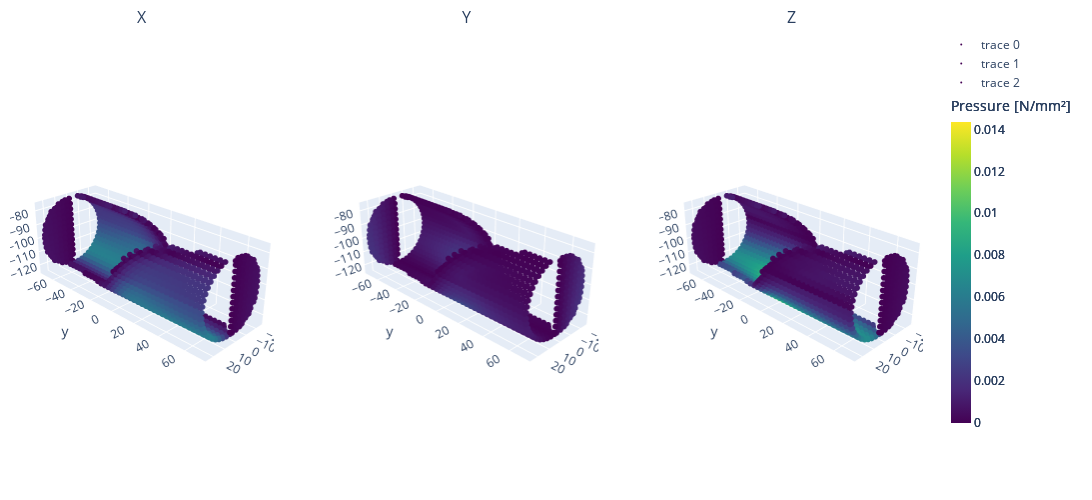

The notebook cell saved with this chart:
### Markdown cell above
## Force Scatter XYZ

### Code cell
# Calculate global color scale limits based on the maximum absolute pressure value
max_abs_pressure = np.max(np.abs(pressures))

fig = make_subplots(
    rows=1,
    cols=3,
    subplot_titles=("X", "Y", "Z"),
    specs=[[{"type": "scatter3d"}, {"type": "scatter3d"}, {"type": "scatter3d"}]],
)

for i in range(3):
    scatter = go.Scatter3d(
        x=point_list[:, 0],
        y=point_list[:, 1],
        z=point_list[:, 2],
        mode="markers",
        marker=dict(
            size=2,
            color=np.abs(pressures[:, i]),  # Set color equal to a variable
            colorscale=colormap,  # Choose a colormap
            cmin=0,  # Set consistent color scale limits
            cmax=max_abs_pressure,  # Set consistent color scale limits
            colorbar=dict(
                title="Pressure [N/mm²]",
                len=0.75,
                thickness=20,
            ),
            opacity=1,
        ),
    )
    fig.add_trace(scatter, row=1, col=i + 1)

fig.update_layout(
    width=1200,  # Adjusted for 3 plots
    height=500,
    margin=dict(l=10, r=10, t=30, b=10),
    scene1=dict(
        aspectmode="data",
        aspectratio=dict(x=1, y=1, z=1),
        camera=dict(eye=dict(x=3, y=3, z=2)),
    ),
    scene2=dict(
        aspectmode="data",
        aspectratio=dict(x=1, y=1, z=1),
        camera=dict(eye=dict(x=3, y=3, z=2)),
    ),
    scene3=dict(
        aspectmode="data",
        aspectratio=dict(x=1, y=1, z=1),
        camera=dict(eye=dict(x=3, y=3, z=2)),
    ),
)

display(fig)

### Figure 1 — Plotly figure (JSON) as saved in the notebook; plotly's stock layout.template omitted (floating-point values rounded to 4 significant figures; data arrays with more than 128 entries replaced by an {"elided": "..."} marker saying what was removed)
{"data": [{"marker": {"cmax": 0.01438, "cmin": 0, "color": {"elided": "2136 float values"}, "colorbar": {"len": 0.75, "thickness": 20, "title": {"text": "Pressure [N/mm²]"}}, "colorscale": [[0, "#440154"], [0.1111, "#482878"], [0.2222, "#3e4989"], [0.3333, "#31688e"], [0.4444, "#26828e"], [0.5556, "#1f9e89"], [0.6667, "#35b779"], [0.7778, "#6ece58"], [0.8889, "#b5de2b"], [1, "#fde725"]], "opacity": 1, "size": 2}, "mode": "markers", "scene": "scene", "type": "scatter3d", "x": {"elided": "2136 float values"}, "y": {"elided": "2136 float values"}, "z": {"elided": "2136 float values"}}, {"marker": {"cmax": 0.01438, "cmin": 0, "color": {"elided": "2136 float values"}, "colorbar": {"len": 0.75, "thickness": 20, "title": {"text": "Pressure [N/mm²]"}}, "colorscale": [[0, "#440154"], [0.1111, "#482878"], [0.2222, "#3e4989"], [0.3333, "#31688e"], [0.4444, "#26828e"], [0.5556, "#1f9e89"], [0.6667, "#35b779"], [0.7778, "#6ece58"], [0.8889, "#b5de2b"], [1, "#fde725"]], "opacity": 1, "size": 2}, "mode": "markers", "scene": "scene2", "type": "scatter3d", "x": {"elided": "2136 float values"}, "y": {"elided": "2136 float values"}, "z": {"elided": "2136 float values"}}, {"marker": {"cmax": 0.01438, "cmin": 0, "color": {"elided": "2136 float values"}, "colorbar": {"len": 0.75, "thickness": 20, "title": {"text": "Pressure [N/mm²]"}}, "colorscale": [[0, "#440154"], [0.1111, "#482878"], [0.2222, "#3e4989"], [0.3333, "#31688e"], [0.4444, "#26828e"], [0.5556, "#1f9e89"], [0.6667, "#35b779"], [0.7778, "#6ece58"], [0.8889, "#b5de2b"], [1, "#fde725"]], "opacity": 1, "size": 2}, "mode": "markers", "scene": "scene3", "type": "scatter3d", "x": {"elided": "2136 float values"}, "y": {"elided": "2136 float values"}, "z": {"elided": "2136 float values"}}], "layout": {"annotations": [{"font": {"size": 16}, "showarrow": false, "text": "X", "x": 0.1444, "xanchor": "center", "xref": "paper", "y": 1, "yanchor": "bottom", "yref": "paper"}, {"font": {"size": 16}, "showarrow": false, "text": "Y", "x": 0.5, "xanchor": "center", "xref": "paper", "y": 1, "yanchor": "bottom", "yref": "paper"}, {"font": {"size": 16}, "showarrow": false, "text": "Z", "x": 0.8556, "xanchor": "center", "xref": "paper", "y": 1, "yanchor": "bottom", "yref": "paper"}], "height": 500, "margin": {"b": 10, "l": 10, "r": 10, "t": 30}, "scene": {"aspectmode": "data", "aspectratio": {"x": 1, "y": 1, "z": 1}, "camera": {"eye": {"x": 3, "y": 3, "z": 2}}, "domain": {"x": [0, 0.2889], "y": [0, 1]}}, "scene2": {"aspectmode": "data", "aspectratio": {"x": 1, "y": 1, "z": 1}, "camera": {"eye": {"x": 3, "y": 3, "z": 2}}, "domain": {"x": [0.3556, 0.6444], "y": [0, 1]}}, "scene3": {"aspectmode": "data", "aspectratio": {"x": 1, "y": 1, "z": 1}, "camera": {"eye": {"x": 3, "y": 3, "z": 2}}, "domain": {"x": [0.7111, 1], "y": [0, 1]}}, "width": 1200}}
